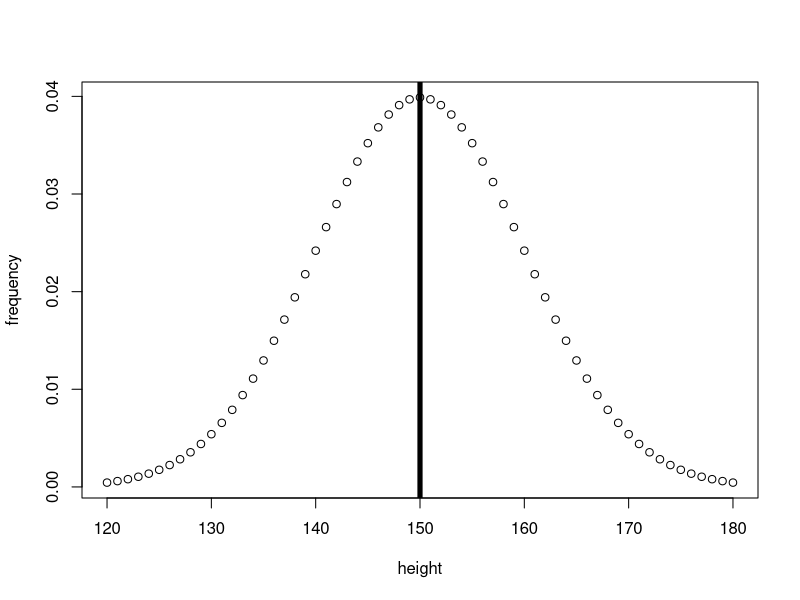
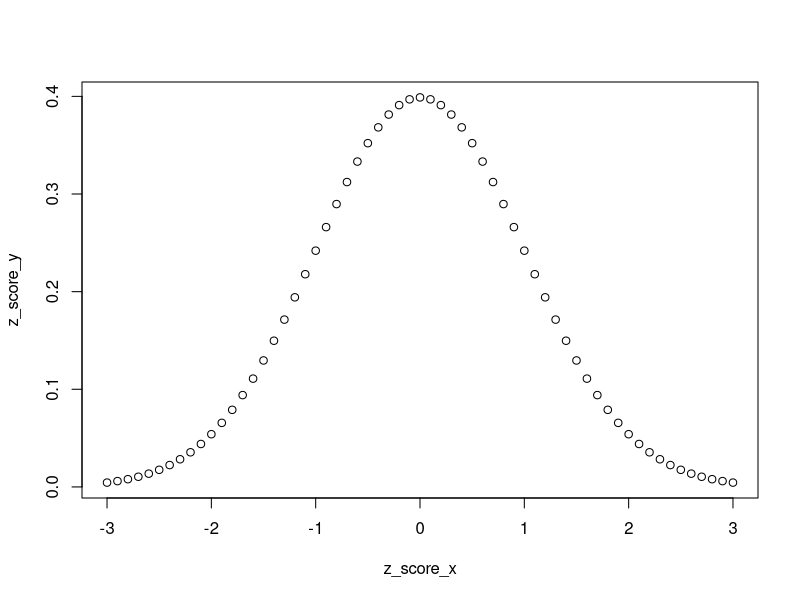
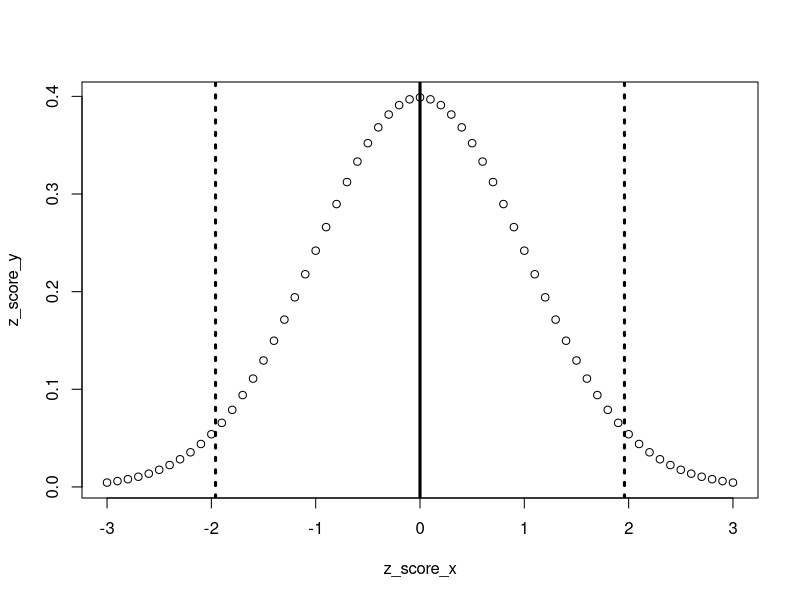
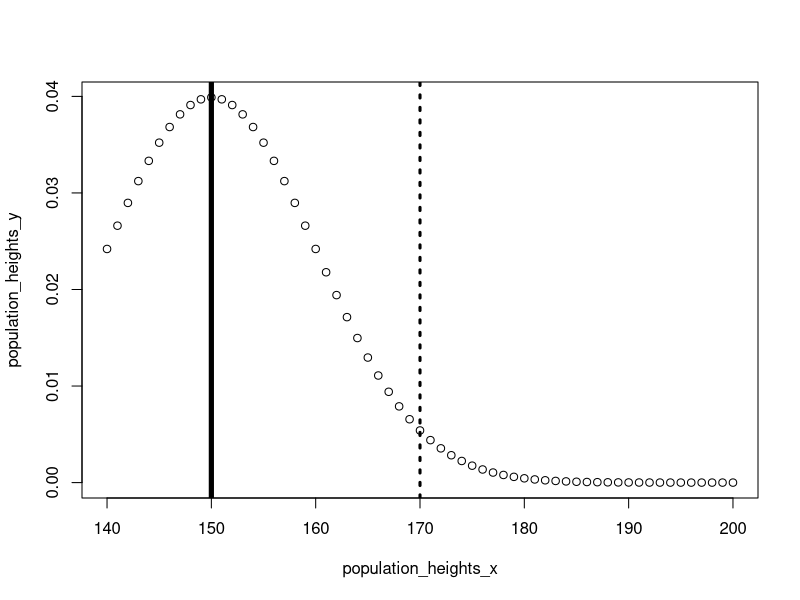
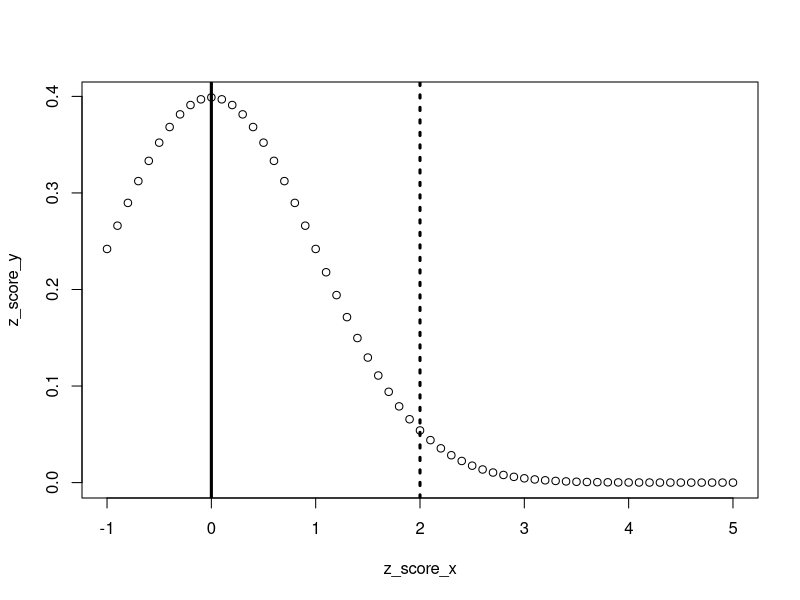

Recreate these plots in R, in order.
## ---- chunk 1
# Plot a normal distribution of heights
population_heights_x <- seq(
  120,    # min
  180,    # max
  by = 1  
)
population_heights_y <- dnorm(
  population_heights_x,
  mean = 150,
  sd   = 10
)
plot(
  population_heights_x,
  population_heights_y,
  xlab = "height",
  ylab = "frequency"
)
# Add line to show mean and median
abline(
  v=150,  # where the line for the mean will be 
  lwd=5
)
## ---- chunk 2
# Plot a normal distribution of heights
z_score_x <- seq(
  -3,    # min
  3,    # max
  by = .1  
)
z_score_y <- dnorm(
  z_score_x,
  mean = 0,
  sd   = 1
)
plot(
  z_score_x,
  z_score_y
)
## ---- chunk 3
# Plot a normal distribution of heights
z_score_x <- seq(
  -3,    # min
  3,    # max
  by = .1  
)
z_score_y <- dnorm(
  z_score_x,
  mean = 0,
  sd   = 1
)
plot(
  z_score_x,
  z_score_y
)
# Add line to show mean
abline(
  v=0,  # where the line for the mean will be 
  lwd=3
)
# Add line to show lower threshold
abline(
  v= -1.96,
  lwd=3,
  lty=3
)
# Add line to show higher threshold
abline(
  v= 1.96,
  lwd=3,
  lty=3
)

## ---- chunk 4
# Plot a normal distribution of heights
population_heights_x <- seq(
  140,    # min
  200,    # max
  by = 1  
)
population_heights_y <- dnorm(
  population_heights_x,
  mean = 150,
  sd   = 10
)
plot(
  population_heights_x,
  population_heights_y
)
# Add line to show mean
abline(
  v=150,  # where the line for the mean will be 
  lwd=5
)
# Add line to show John's height
abline(
  v=170, 
  lwd=3,
  lty=3
)
## ---- chunk 5
john_height <- 170
mean_height <- 150
height_sd   <- 10
john_z_score <- (john_height - mean_height)/height_sd
john_z_score
## ---- chunk 6
# Plot a normal distribution of heights
z_score_x <- seq(
  -1,    # min
  5,    # max
  by = .1  
)
z_score_y <- dnorm(
  z_score_x,
  mean = 0,
  sd   = 1
)
plot(
  z_score_x,
  z_score_y
)
# Add line to show mean
abline(
  v=0,  # where the line for the mean will be 
  lwd=3
)
# Add line to show John's height
abline(
  v=john_z_score,
  lwd=3,
  lty=3
)

## ---- chunk 7
# compare the values below with the plot of the z_score plot
pnorm(
  q = 1.96, # put in the z-value here
  mean = 0,
  sd = 1,
  lower.tail = F
)
